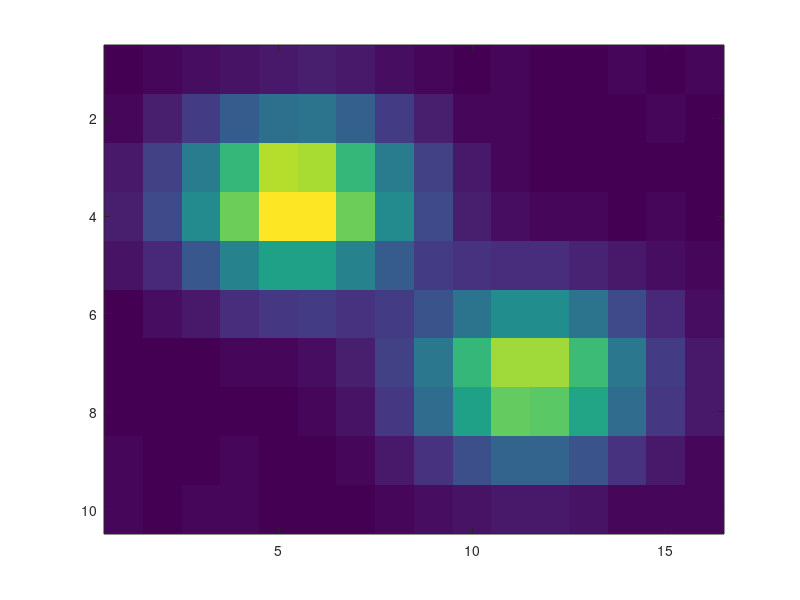

Write MATLAB code to recreate this figure. (Note: this script raises an error after producing the figure.)
% this script generates a simulation of a movie containing a single cell
% using the following generative model:
%
% F_t = \sum_i a_i*C_{i,t} + b + sig*eps_t, eps_t ~ N(0,I)
% C_{i,t} = gam*C_{i,t-1} + n_{i,t},      n_{i,t} ~ Poisson(lam_i*dt)
%
% where ai,b,I are p-by-q matrices.
% we let b=0 and ai be the difference of gaussians (yielding a zero mean
% matrix)
%

clear, clc

% 1) generate spatial filters

% stuff required for each spatial filter
Nc      = 2;                        % # of cells in the ROI
neur_w  = 8;                       % width per neuron
width   = 10;                       % width of frame (pixels)
height  = Nc*neur_w;                % height of frame (pixels)
Npixs   = width*height;             % # pixels in ROI
x       = linspace(-5,5,height);
y       = linspace(-5,5,width);
[X,Y]   = meshgrid(x,y);
g1      = zeros(Npixs,Nc);
g2      = 0*g1;
Sigma1  = diag([1,1])*2;            % var of positive gaussian
Sigma2  = diag([1,1])*2.5;          % var of negative gaussian
sp      = 2.0;
mu      = [1 1]'*linspace(-sp,sp,Nc);     % means of gaussians for each cell (distributed across pixel space)
w       = [1 1];                  % weights of each filter


ix0 = [97:99 112:114 127:129];      % typical spatial filter
for i=1:Nc                          % spatial filter
    g1(:,i)  = w(i)*mvnpdf([X(:) Y(:)],mu(:,i)',Sigma1);
    g2(:,i)  = w(i)*mvnpdf([X(:) Y(:)],mu(:,i)',Sigma2);
end

% 2) set simulation metadata
V.T     = 400;                    % # of time steps
V.dt    = 0.005;                  % time step size
V.Np    = Npixs;                  % # of pixels in each image
V.w     = width;                  % width of frame (pixels)
V.h     = height;                 % height of frame (pixels)
V.Ncells= Nc;                     % # cells
V.plot  = 0;                      % whether to plot filter with each iteration
V.save  = 1;
V.name  = 'spatial_inf_multi';

% 3) initialize params
for i=1:V.Ncells
    P.a(:,i)=g1(:,i)-0.5*g2(:,i);
end
% figure(2), imagesc(reshape(P.a,V.w,V.h)), colormap(gray), colorbar

P.b     = 0*P.a(:,1);             % baseline is zero
P.sig   = 0.01;                    % stan dev of noise (indep for each pixel)
C_0     = 0;                        % initial calcium
tau     = round(100*rand(V.Ncells,1))/100+0.05;   % decay time constant for each cell
P.gam   = 1-V.dt./tau(1:V.Ncells);
P.lam   = 5*ones(Nc,1);                        % rate-ish, ie, lam*dt=# spikes per second

% 4) simulate data
n=zeros(V.T,V.Ncells);
C=n;
for i=1:V.Ncells
    n(1,i)      = C_0;
    n(2:end,i)  = poissrnd(P.lam(i)*V.dt*ones(V.T-1,1));    % simulate spike train
    n(n>1)      = 1;
    C(:,i)      = filter(1,[1 -P.gam(i)],n(:,i));           % calcium concentration
end
Z = 0*n(:,1);
F = C*P.a' + repmat(P.b',V.T,1) + P.sig*randn(V.T,Npixs);                  % fluorescence

imagesc(reshape(mean(F,1),V.w,V.h))

%% 5) make movie

MakMov  = 0;
% make movie of raw data
if MakMov==1
    for i=1:V.T
        if i==1, mod='overwrite'; else mod='append'; end
        imwrite(reshape(F(i,:),width,height),['../../data/' V.name],'tif','Compression','none','WriteMode',mod)
    end
end

%% 6) infer spike train using various approaches

qs=1:3;
for q=qs
    GG=F; Tim=V;
    if q==1,
        Phat{q}=P;
        fast{q}.label='true filter';
    elseif q==2
        Phat{q}=P;
        boxcar=zeros(V.w,V.h);
        boxcar(6:10,6:10)=1;
        Phat{q}.a=boxcar(:);
        fast{q}.label='boxcar filter';
    elseif q==3
        Phat{q}=P;
        Phat{q}.a=mean(F)';
        fast{q}.label='mean filter';
    end
    display(fast{q}.label)
    starttime=cputime;
    [fast{q}.n fast{q}.P fast{q}.V] = fast_oopsi(GG',Tim,Phat{q});
    fast{q}.V.time = cputime-starttime;
end
if V.save==1, save(['../../data/' V.name]); end

%% plot results
% load(['../../data/' V.name])

nrows   = 3;                                 % set number of rows
ncols   = length(qs);
h       = zeros(nrows,1);
xlims= [5 V.T-5];                            % time steps to plot
nticks=5;                                    % number of ticks along x-axis
fs      = 14;                       % font size
ms      = 5;                        % marker size for real spike
sw      = 2;                        % spike width
lw      = 2;                        % line width
Nc   = V.Ncells;
XTicks=100:100:400;
    gray    = 0.4*[1 1 1];            % define gray color

fig = figure(1); clf,

ntemp=double(n);
ntemp(ntemp==0)=NaN;

for q=qs
    if q==1, i=0; elseif q==2 i=1; elseif q==3, i=2; end
    i=i+1;
    subplot(nrows,ncols,i)
    imagesc(reshape(Phat{q}.a,V.w,V.h))
    colormap('gray')
    title(fast{q}.label,'FontSize',fs)
    
    i=i+ncols;
    subplot(nrows,ncols,i)
    plot(z1(Phat{q}.a\F'),'k','LineWidth',lw)
    hold on
    stem(ntemp,'Marker','+','MarkerSize',ms,'LineStyle','none','MarkerFaceColor',gray,'MarkerEdgeColor',gray)

    set(gca,'XTick',XTicks,'XTickLabel',[],'FontSize',fs)
    set(gca,'YTick',[],'FontSize',fs)
    axis([0 V.T 0 1])
    if q==1, ylabel('fluorescence','FontSize',fs); end
    box off

    i=i+ncols;
    subplot(nrows,ncols,i)
    bar(fast{q}.n)
    hold on
    stem(ntemp,'Marker','+','MarkerSize',ms,'LineStyle','none','MarkerFaceColor',gray,'MarkerEdgeColor',gray)
    axis('tight')
    set(gca,'XTick',XTicks,'XTickLabel',XTicks*V.dt,'FontSize',fs)
    set(gca,'YTick',[],'FontSize',fs)
    xlabel('time (sec)','FontSize',fs)
    if q==1, ylabel('fast filter','FontSize',fs); end
    box off
end


if V.save==1 % print fig
    wh=[7 5];   %width and height
    set(gcf,'PaperSize',wh,'PaperPosition',[0 0 wh],'Color','w');
    figname=['../../figs/' V.name];
    print('-depsc',figname)
    print('-dpdf',figname)
    saveas(fig,figname)
end